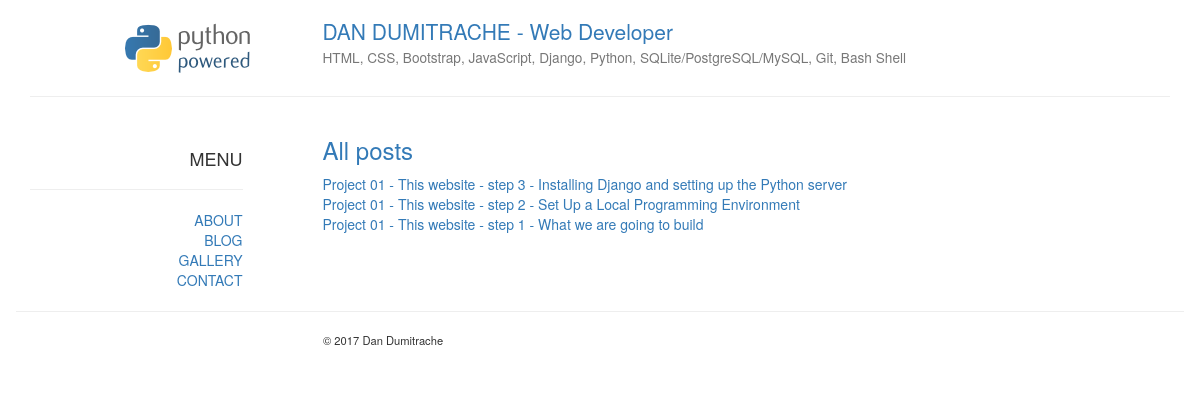
/blog/, run on an earlier commit of the app's database.
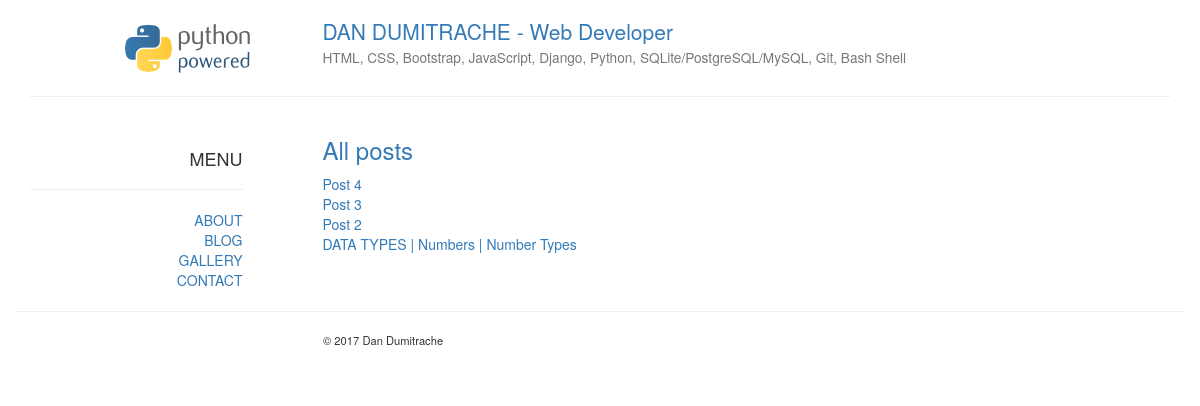
And on a later commit of the database.
### blog/models.py (models this page shows, shortened)
class Post(models.Model):
	title = models.CharField(max_length = 140)
	body = models.TextField()
	date = models.DateTimeField()

### blog/templates/blog/blog.html
{% extends "personal/header.html" %}
{% block content %}
	<a href="/blog/"><h3>All posts</h3></a>
	{% for post in object_list %}
		<a href="/blog/{{post.id}}">  {{ post.title }}</a><br>
	{% endfor %}
{% endblock %}

### personal/templates/personal/header.html (shortened to what this page needs)
<!DOCTYPE html>
<html lang="en">
<head>
	{% load staticfiles %}
	<link rel="stylesheet" href="https://maxcdn.bootstrapcdn.com/bootstrap/3.3.7/css/bootstrap.min.css">
	<link rel="stylesheet" href="{% static 'personal/css/style.css' %}" type = "text/css"/>
</head>
<body>
	<div class="container">
			<div class="row">
				<div class="col-sm-3" style="text-align: right; padding-top: 20px; padding-right: 50px;">
					<img src="../static/personal/img/python-powered-w-140x56.png" />
				</div>
				<div class="col-sm-9">
					<a href="/"><h1 style="font-size: 1.5em;">DAN DUMITRACHE - Web Developer<br>
					<small>HTML, CSS, Bootstrap, JavaScript, Django, Python, SQLite/PostgreSQL/MySQL, Git, Bash Shell</small></h1></a>
				</div>
			</div>
			<hr>
		<div class="row">
			<div class="col-sm-3">
				<nav class="text-right" style="padding-top: 22px; padding-right: 50px;">
					<h4>MENU</h4><hr>
					<a href="/">ABOUT</a><br>
					<a href="/blog/">BLOG</a><br>
					<a href="/photos/">GALLERY</a><br>
					<a href="/contact/">CONTACT</a><br>
				</nav>
			</div>
			<div class="col-sm-9">
				{% block content %}
				{% endblock %}
			</div>
		</div>
<div class="navbar navbar-bottom">
	<div class="row"><hr>
		<div class="col-sm-3"></div>
			<div class="col-sm-9">
				<p style="font-size: 0.8em;">&#169; <span id="theyear"></span> Dan Dumitrache</p>
			</div>
		</div>
</div>
</div>
</body>
</html>

### personal/static/personal/css/style.css (style rules this page uses)
* { margin: 0; padding: 0; }

What changed in the data, as far as the page shows it:
removed Post: title "Project 01 - This website - step 3 - Installing Django and setting up the Python server"
removed Post: title "Project 01 - This website - step 2 - Set Up a Local Programming Environment"
removed Post: title "Project 01 - This website - step 1 - What we are going to build"
added Post: title "Post 4"
added Post: title "Post 3"
added Post: title "Post 2"
added Post: title "DATA TYPES | Numbers | Number Types"
